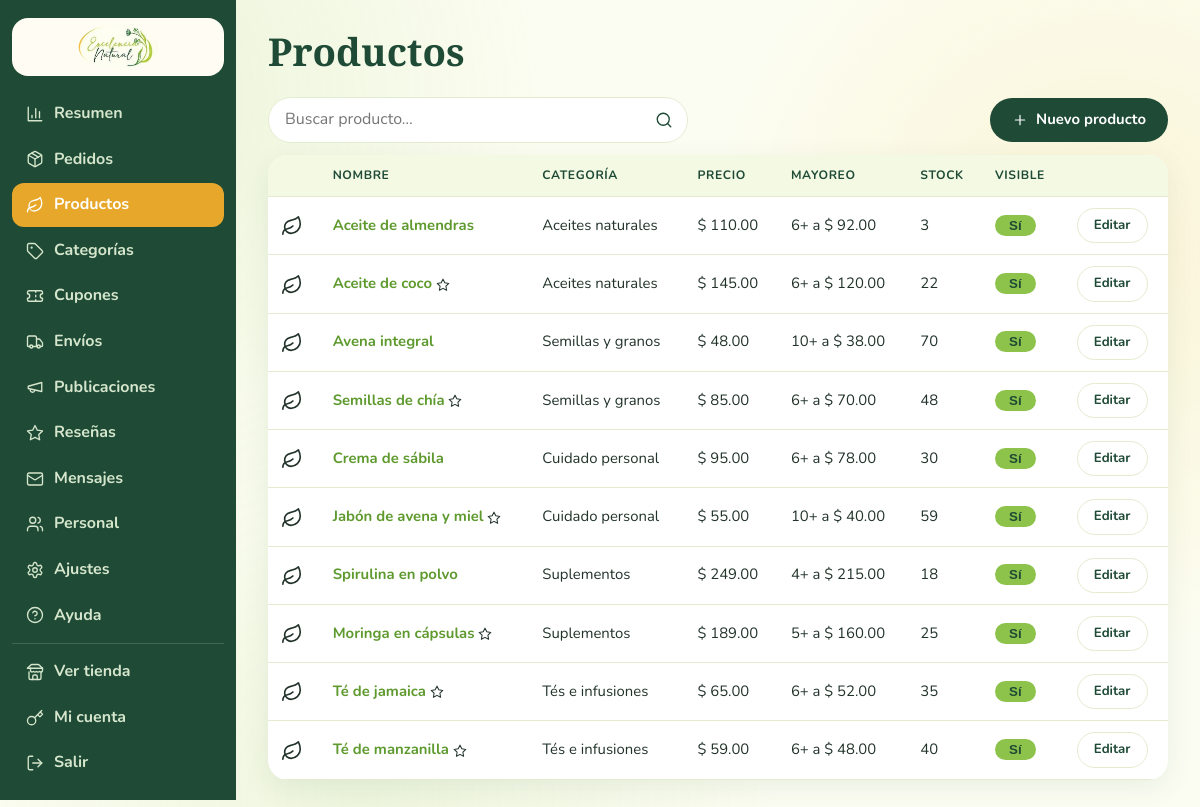
Page /admin/productos (signed in) on the committed database.
### tables this page shows
CREATE TABLE products (
  id INTEGER PRIMARY KEY AUTOINCREMENT,
  name TEXT NOT NULL,
  name_en TEXT DEFAULT '',
  descr TEXT DEFAULT '',
  descr_en TEXT DEFAULT '',
  cat_id INTEGER REFERENCES categories(id) ON DELETE SET NULL,
  price_mxn REAL NOT NULL DEFAULT 0,
  price_usd REAL DEFAULT 0,                  -- 0 = se calcula con el tipo de cambio
  ws_mxn REAL DEFAULT 0,                     -- precio mayoreo (0 = sin mayoreo)
  ws_usd REAL DEFAULT 0,
  ws_min INTEGER DEFAULT 0,                  -- piezas minimas para mayoreo
  stock INTEGER DEFAULT 0,
  featured INTEGER DEFAULT 0,
  active INTEGER DEFAULT 1,
  created TEXT DEFAULT CURRENT_TIMESTAMP
);

CREATE TABLE categories (
  id INTEGER PRIMARY KEY AUTOINCREMENT,
  name TEXT NOT NULL,
  name_en TEXT DEFAULT '',
  icon TEXT DEFAULT '🌿'
);

### admin.py (the view)
@bp.route('/productos')
def products():
    s = request.args.get('q', '').strip()
    rows = q('''SELECT p.*, c.name AS cat FROM products p LEFT JOIN categories c ON c.id = p.cat_id
                WHERE p.name LIKE ? ORDER BY p.id DESC''', (f'%{s}%',))
    return render_template('admin/products.html', rows=rows, s=s)

### admin.py (called while the page is built)
@bp.before_request
def only_staff():
    me = u.me()
    if not me or me['role'] != 'admin':
        return redirect(url_for('auth.admin_login', next=request.path))

### db.py (called while the page is built)
def get_db():
    if 'db' not in g:
        g.db = sqlite3.connect(config.DB_PATH)
        g.db.row_factory = sqlite3.Row
        g.db.execute('PRAGMA foreign_keys = ON')
    return g.db

def q(sql, args=()):
    return get_db().execute(sql, args).fetchall()

def one(sql, args=()):
    return get_db().execute(sql, args).fetchone()

def settings():
    res = dict(DEFAULTS)
    try:
        for r in q('SELECT k, v FROM settings'):
            res[r['k']] = r['v']
    except sqlite3.Error:
        pass
    return res

### icons.py (called while the page is built)
def icon(name, size=20, cls=''):
    body = P.get(name) or P['leaf']
    return Markup(
        f'<svg class="ic {cls}" width="{size}" height="{size}" viewBox="0 0 24 24" fill="none" stroke="currentColor" '
        f'stroke-width="1.8" stroke-linecap="round" stroke-linejoin="round" aria-hidden="true">{body}</svg>')

### utils.py (called while the page is built)
def me():
    if 'me' not in g:
        uid = session.get('uid')
        g.me = one('SELECT * FROM users WHERE id = ?', (uid,)) if uid else None
    return g.me

def csrf_token():
    if '_csrf' not in session:
        session['_csrf'] = secrets.token_hex(16)
    return session['_csrf']

def lang():
    return 'es'

def cur():
    return session.get('cur', 'MXN')

def img_of(pid):
    r = one('SELECT file FROM product_images WHERE product_id = ? ORDER BY pos, id LIMIT 1', (pid,))
    return r['file'] if r else None

def cart_count():
    return sum(int(v) for v in session.get('cart', {}).values())

### templates/admin/products.html
{% extends 'admin/base.html' %}
{% block h1 %}Productos{% endblock %}
{% block body %}
<div class="bar">
  <form class="search" method="get"><input name="q" placeholder="Buscar producto…" value="{{ s }}"><button aria-label="buscar">{{ icon('search', 18) }}</button></form>
  <a class="btn" href="{{ url_for('admin.product_form') }}">{{ icon('plus', 16) }} Nuevo producto</a>
</div>
<table class="tbl">
  <tr><th></th><th>Nombre</th><th>Categoría</th><th>Precio</th><th>Mayoreo</th><th>Stock</th><th>Visible</th><th></th></tr>
  {% for p in rows %}
  <tr class="{{ 'off' if not p.active }}">
    <td>{% set im = img_of(p.id) %}{% if im %}<img class="mini" src="{{ url_for('static', filename='uploads/' ~ im) }}" alt="">{% else %}{{ icon('leaf', 22) }}{% endif %}</td>
    <td><a href="{{ url_for('admin.product_form', pid=p.id) }}"><b>{{ p.name }}</b></a>{% if p.featured %} {{ icon('star', 14) }}{% endif %}</td>
    <td>{{ p.cat or '—' }}</td>
    <td>$ {{ '{:,.2f}'.format(p.price_mxn) }}</td>
    <td>{% if p.ws_min %}{{ p.ws_min }}+ a $ {{ '{:,.2f}'.format(p.ws_mxn) }}{% else %}—{% endif %}</td>
    <td class="{{ 'red' if p.stock < 1 }}">{{ p.stock }}</td>
    <td><form method="post" action="{{ url_for('admin.product_toggle', pid=p.id) }}"><input type="hidden" name="_csrf" value="{{ csrf() }}"><button class="sw {{ 'on' if p.active }}">{{ 'Sí' if p.active else 'No' }}</button></form></td>
    <td><a class="btn btn-sm btn-ghost" href="{{ url_for('admin.product_form', pid=p.id) }}">Editar</a></td>
  </tr>
  {% else %}<tr><td colspan="8" class="muted">No hay productos.</td></tr>{% endfor %}
</table>
{% endblock %}

### static/css/style.css (style rules this page uses)
:root { --g1:#8dc34a; --g2:#5f9a2f; --g3:#1e4a36; --gold:#e7a72b; --gold2:#f6d46a; --cream:#fffdf3; --bg:#fcfdf2; --card:#ffffff; --tx:#22332a; --mu:#6a7a6c; --bd:#e3ecd0; --red:#c9483b; --r:20px; --sh:0 8px 28px rgba(30, 74, 54, .08); --sh2:0 18px 44px rgba(30, 74, 54, .16); --grad:linear-gradient(135deg, var(--g1), var(--gold)) }
* { box-sizing:border-box }
html { scroll-behavior:smooth }
body { margin:0; background:var(--bg); color:var(--tx); font-family:'Nunito', system-ui, sans-serif; line-height:1.6; position:relative; overflow-x:hidden }
body::before { content:''; position:fixed; inset:0; z-index:-1; pointer-events:none; background:radial-gradient(circle at 8% 12%, rgba(141, 195, 74, .16), transparent 34%), radial-gradient(circle at 92% 30%, rgba(246, 212, 106, .20), transparent 32%), radial-gradient(circle at 30% 95%, rgba(141, 195, 74, .12), transparent 36%) }
.btn,.price,.brand-t,.stat b { font-family:'Nunito', sans-serif }
a { color:var(--g2); text-decoration:none }
svg.ic { flex:none; vertical-align:middle }
.search { flex:1; display:flex; max-width:420px; background:#fff; border:1.5px solid var(--bd); border-radius:999px; overflow:hidden; transition:border-color .2s, box-shadow .2s }
.search input { flex:1; border:0; padding:9px 16px; font:inherit; outline:0; background:transparent; min-width:0; box-shadow:none }
.search button { border:0; background:transparent; padding:0 14px; cursor:pointer; color:var(--g3); display:grid; place-items:center }
.btn { display:inline-flex; align-items:center; justify-content:center; gap:8px; border:0; cursor:pointer; background:var(--g3); color:#fff; font-weight:700; padding:10px 22px; border-radius:999px; font-size:.93rem; transition:transform .15s, box-shadow .2s, background .2s }
.btn-sm { padding:6px 16px; font-size:.83rem }
.btn-ghost { background:#fff; color:var(--g3); border:1.5px solid var(--bd) }
input,select,textarea { font:inherit; padding:10px 13px; border:1.5px solid var(--bd); border-radius:12px; background:#fff; color:var(--tx); transition:border-color .2s, box-shadow .2s; width:100% }
.adm { display:grid; grid-template-columns:236px 1fr; min-height:100vh }
.bar { display:flex; gap:10px; align-items:center; margin:12px 0; flex-wrap:wrap; justify-content:space-between }
.tbl { width:100%; border-collapse:collapse; background:#fff; border-radius:var(--r); overflow:hidden; box-shadow:var(--sh); font-size:.93rem }
.tbl th,.tbl td { padding:11px 13px; text-align:left; border-bottom:1px solid var(--bd); vertical-align:middle }
.tbl th { background:#f3f9e3; font-size:.76rem; text-transform:uppercase; letter-spacing:.05em; color:var(--g3) }
.sw { border:0; border-radius:999px; padding:3px 14px; cursor:pointer; font-weight:800; background:#dfe3d8; color:var(--mu) }
.sw.on { background:var(--g1); color:var(--g3) }

### rows in the picture
products: name "Aceite de almendras", name "Aceites naturales", price_mxn "110.00", ws_min "6", ws_mxn "92.00", stock "3", active "Sí"
products: name "Aceite de coco", name "Aceites naturales", price_mxn "145.00", ws_min "6", ws_mxn "120.00", stock "22", active "Sí"
products: name "Avena integral", name "Semillas y granos", price_mxn "48.00", ws_min "10", ws_mxn "38.00", stock "70", active "Sí"
products: name "Semillas de chía", name "Semillas y granos", price_mxn "85.00", ws_min "6", ws_mxn "70.00", stock "48", active "Sí"
products: name "Crema de sábila", name "Cuidado personal", price_mxn "95.00", ws_min "6", ws_mxn "78.00", stock "30", active "Sí"
products: name "Jabón de avena y miel", name "Cuidado personal", price_mxn "55.00", ws_min "10", ws_mxn "40.00", stock "59", active "Sí"
products: name "Spirulina en polvo", name "Suplementos", price_mxn "249.00", ws_min "4", ws_mxn "215.00", stock "18", active "Sí"
products: name "Moringa en cápsulas", name "Suplementos", price_mxn "189.00", ws_min "5", ws_mxn "160.00", stock "25", active "Sí"
products: name "Té de jamaica", name "Tés e infusiones", price_mxn "65.00", ws_min "6", ws_mxn "52.00", stock "35", active "Sí"
products: name "Té de manzanilla", name "Tés e infusiones", price_mxn "59.00", ws_min "6", ws_mxn "48.00", stock "40", active "Sí"

### other values in the picture
{{ n }} "Resumen" "Pedidos" "Productos" "Categorías" "Cupones" "Envíos" "Publicaciones" "Reseñas" "Mensajes" "Personal" "Ajustes" "Ayuda"
